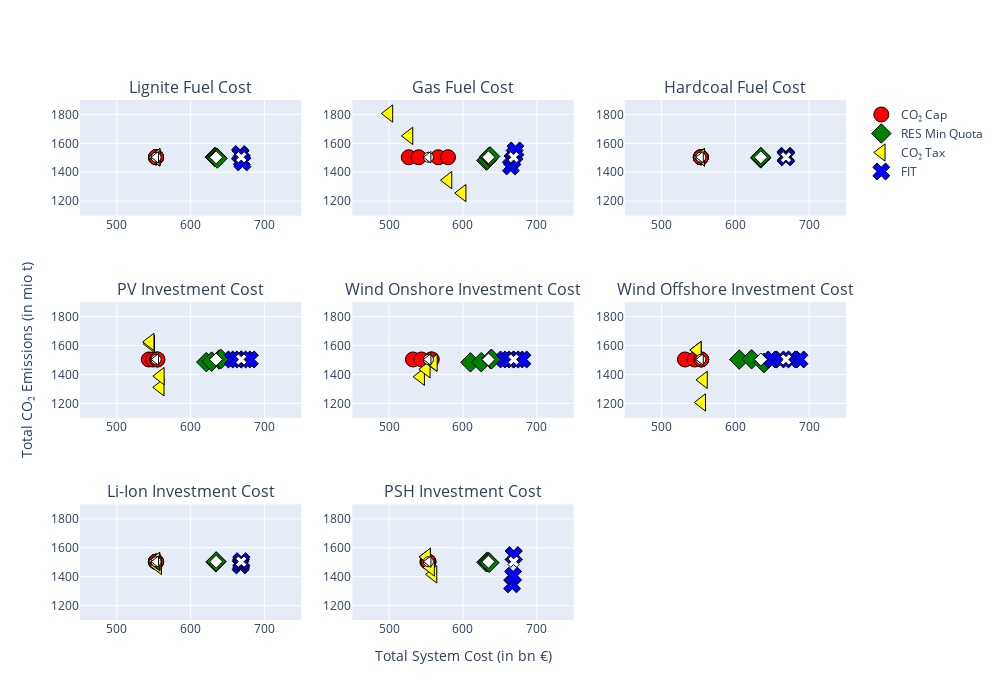

The notebook cell this image was saved under:
### Code cell
#legend

fig.update_layout(showlegend = True)
fig.update_layout(height=700, width=1000)
#fig.update_layout(grid_ygap=0.1)

#fig.update_xaxes(title_font_family="helvetica")
fig.update_xaxes(range=[450,750])
fig.update_yaxes(range=[1100,1900])

#fig['layout']['yaxis2']['title']='Label x-axis 1'
fig['layout']['xaxis']['title']=''
fig['layout']['xaxis1']['title']=''
fig['layout']['xaxis2']['title']=''
fig['layout']['xaxis3']['title']=''
fig['layout']['xaxis4']['title']=''
fig['layout']['xaxis5']['title']=''
fig['layout']['xaxis6']['title']=''
fig['layout']['xaxis7']['title']=''
fig['layout']['xaxis8']['title']='Total System Cost (in bn €)'


fig['layout']['yaxis']['title']=''
fig['layout']['yaxis1']['title']=''
fig['layout']['yaxis2']['title']=''
fig['layout']['yaxis3']['title']=''
fig['layout']['yaxis4']['title']='Total CO\N{SUBSCRIPT TWO} Emissions (in mio t)'
fig['layout']['yaxis5']['title']=''
fig['layout']['yaxis6']['title']=''
fig['layout']['yaxis7']['title']=''
fig['layout']['yaxis8']['title']=''
fig.show()

### Figure 1 — Plotly figure (JSON) as saved in the notebook; plotly's stock layout.template omitted (floating-point values rounded to 4 significant figures)
{"data": [{"marker": {"color": "red", "line": {"color": "black", "width": 1}, "size": 15, "symbol": 0}, "mode": "markers", "showlegend": false, "type": "scatter", "x": [553.1, 553.1, 553.1, 553.1], "xaxis": "x", "y": [1504.0, 1504.0, 1504.0, 1504.0], "yaxis": "y"}, {"marker": {"color": "green", "line": {"color": "black", "width": 1}, "size": 15, "symbol": 2}, "mode": "markers", "showlegend": false, "type": "scatter", "x": [632.8, 633.6, 635.4, 636.2], "xaxis": "x", "y": [1505.0, 1504.0, 1501.0, 1495.0], "yaxis": "y"}, {"marker": {"color": "yellow", "line": {"color": "black", "width": 1}, "size": 15, "symbol": 7}, "mode": "markers", "showlegend": false, "type": "scatter", "x": [553.1, 553.1, 553.1, 553.1], "xaxis": "x", "y": [1504.0, 1504.0, 1504.0, 1504.0], "yaxis": "y"}, {"marker": {"color": "blue", "line": {"color": "black", "width": 1}, "size": 15, "symbol": 4}, "mode": "markers", "showlegend": false, "type": "scatter", "x": [666.9, 667.8, 669.5, 670.3], "xaxis": "x", "y": [1526.0, 1518.0, 1484.0, 1468.0], "yaxis": "y"}, {"marker": {"color": "white", "line": {"color": "black", "width": 1}, "size": 10, "symbol": 0}, "mode": "markers", "showlegend": false, "type": "scatter", "x": [553.1], "xaxis": "x", "y": [1504.0], "yaxis": "y"}, {"marker": {"color": "white", "line": {"color": "black", "width": 1}, "size": 10, "symbol": 2}, "mode": "markers", "showlegend": false, "type": "scatter", "x": [634.5], "xaxis": "x", "y": [1503.0], "yaxis": "y"}, {"marker": {"color": "white", "line": {"color": "black", "width": 1}, "size": 10, "symbol": 7}, "mode": "markers", "showlegend": false, "type": "scatter", "x": [553.1], "xaxis": "x", "y": [1504.0], "yaxis": "y"}, {"marker": {"color": "white", "line": {"color": "black", "width": 1}, "size": 10, "symbol": 4}, "mode": "markers", "showlegend": false, "type": "scatter", "x": [668.6], "xaxis": "x", "y": [1504.0], "yaxis": "y"}, {"marker": {"color": "red", "line": {"color": "black", "width": 1}, "size": 15, "symbol": 0}, "mode": "markers", "showlegend": false, "type": "scatter", "x": [526.5, 539.8, 566.4, 579.7], "xaxis": "x2", "y": [1504.0, 1504.0, 1504.0, 1504.0], "yaxis": "y2"}, {"marker": {"color": "green", "line": {"color": "black", "width": 1}, "size": 15, "symbol": 2}, "mode": "markers", "showlegend": false, "type": "scatter", "x": [631.8, 633.2, 635.6, 636.7], "xaxis": "x2", "y": [1480.0, 1487.0, 1507.0, 1509.0], "yaxis": "y2"}, {"marker": {"color": "yellow", "line": {"color": "black", "width": 1}, "size": 15, "symbol": 7}, "mode": "markers", "showlegend": false, "type": "scatter", "x": [499.6, 526.8, 579.6, 598.9], "xaxis": "x2", "y": [1806.0, 1651.0, 1345.0, 1256.0], "yaxis": "y2"}, {"marker": {"color": "blue", "line": {"color": "black", "width": 1}, "size": 15, "symbol": 4}, "mode": "markers", "showlegend": false, "type": "scatter", "x": [664.9, 667.0, 670.0, 671.1], "xaxis": "x2", "y": [1440.0, 1483.0, 1521.0, 1551.0], "yaxis": "y2"}, {"marker": {"color": "white", "line": {"color": "black", "width": 1}, "size": 10, "symbol": 0}, "mode": "markers", "showlegend": false, "type": "scatter", "x": [553.1], "xaxis": "x2", "y": [1504.0], "yaxis": "y2"}, {"marker": {"color": "white", "line": {"color": "black", "width": 1}, "size": 10, "symbol": 2}, "mode": "markers", "showlegend": false, "type": "scatter", "x": [634.5], "xaxis": "x2", "y": [1503.0], "yaxis": "y2"}, {"marker": {"color": "white", "line": {"color": "black", "width": 1}, "size": 10, "symbol": 7}, "mode": "markers", "showlegend": false, "type": "scatter", "x": [553.1], "xaxis": "x2", "y": [1504.0], "yaxis": "y2"}, {"marker": {"color": "white", "line": {"color": "black", "width": 1}, "size": 10, "symbol": 4}, "mode": "markers", "showlegend": false, "type": "scatter", "x": [668.6], "xaxis": "x2", "y": [1504.0], "yaxis": "y2"}, {"marker": {"color": "red", "line": {"color": "black", "width": 1}, "size": 15, "symbol": 0}, "mode": "markers", "showlegend": false, "type": "scatter", "x": [553.1, 553.1, 553.1, 553.1], "xaxis": "x3", "y": [1504.0, 1504.0, 1504.0, 1504.0], "yaxis": "y3"}, {"marker": {"color": "green", "line": {"color": "black", "width": 1}, "size": 15, "symbol": 2}, "mode": "markers", "showlegend": false, "type": "scatter", "x": [634.4, 634.5, 634.5, 634.5], "xaxis": "x3", "y": [1496.0, 1503.0, 1503.0, 1503.0], "yaxis": "y3"}, {"marker": {"color": "yellow", "line": {"color": "black", "width": 1}, "size": 15, "symbol": 7}, "mode": "markers", "showlegend": false, "type": "scatter", "x": [553.1, 553.1, 553.1, 553.1], "xaxis": "x3", "y": [1504.0, 1504.0, 1504.0, 1504.0], "yaxis": "y3"}, {"marker": {"color": "blue", "line": {"color": "black", "width": 1}, "size": 15, "symbol": 4}, "mode": "markers", "showlegend": false, "type": "scatter", "x": [668.3, 668.6, 668.6, 668.6], "xaxis": "x3", "y": [1514.0, 1509.0, 1504.0, 1504.0], "yaxis": "y3"}, {"marker": {"color": "white", "line": {"color": "black", "width": 1}, "size": 10, "symbol": 0}, "mode": "markers", "showlegend": false, "type": "scatter", "x": [553.1], "xaxis": "x3", "y": [1504.0], "yaxis": "y3"}, {"marker": {"color": "white", "line": {"color": "black", "width": 1}, "size": 10, "symbol": 2}, "mode": "markers", "showlegend": false, "type": "scatter", "x": [634.5], "xaxis": "x3", "y": [1503.0], "yaxis": "y3"}, {"marker": {"color": "white", "line": {"color": "black", "width": 1}, "size": 10, "symbol": 7}, "mode": "markers", "showlegend": false, "type": "scatter", "x": [553.1], "xaxis": "x3", "y": [1504.0], "yaxis": "y3"}, {"marker": {"color": "white", "line": {"color": "black", "width": 1}, "size": 10, "symbol": 4}, "mode": "markers", "showlegend": false, "type": "scatter", "x": [668.6], "xaxis": "x3", "y": [1504.0], "yaxis": "y3"}, {"marker": {"color": "red", "line": {"color": "black", "width": 1}, "size": 15, "symbol": 0}, "mode": "markers", "showlegend": false, "type": "scatter", "x": [543.4, 549.2, 554.7, 555.0], "xaxis": "x4", "y": [1504.0, 1504.0, 1504.0, 1504.0], "yaxis": "y4"}, {"marker": {"color": "green", "line": {"color": "black", "width": 1}, "size": 15, "symbol": 2}, "mode": "markers", "showlegend": false, "type": "scatter", "x": [621.2, 628.5, 638.7, 641.1], "xaxis": "x4", "y": [1485.0, 1489.0, 1504.0, 1507.0], "yaxis": "y4"}, {"marker": {"color": "yellow", "line": {"color": "black", "width": 1}, "size": 15, "symbol": 7}, "mode": "markers", "showlegend": false, "type": "scatter", "x": [558.8, 559.0, 546.0, 545.2], "xaxis": "x4", "y": [1311.0, 1388.0, 1611.0, 1625.0], "yaxis": "y4"}, {"marker": {"color": "blue", "line": {"color": "black", "width": 1}, "size": 15, "symbol": 4}, "mode": "markers", "showlegend": false, "type": "scatter", "x": [656.9, 662.8, 674.5, 680.3], "xaxis": "x4", "y": [1504.0, 1504.0, 1504.0, 1504.0], "yaxis": "y4"}, {"marker": {"color": "white", "line": {"color": "black", "width": 1}, "size": 10, "symbol": 0}, "mode": "markers", "showlegend": false, "type": "scatter", "x": [553.1], "xaxis": "x4", "y": [1504.0], "yaxis": "y4"}, {"marker": {"color": "white", "line": {"color": "black", "width": 1}, "size": 10, "symbol": 2}, "mode": "markers", "showlegend": false, "type": "scatter", "x": [634.5], "xaxis": "x4", "y": [1503.0], "yaxis": "y4"}, {"marker": {"color": "white", "line": {"color": "black", "width": 1}, "size": 10, "symbol": 7}, "mode": "markers", "showlegend": false, "type": "scatter", "x": [553.1], "xaxis": "x4", "y": [1504.0], "yaxis": "y4"}, {"marker": {"color": "white", "line": {"color": "black", "width": 1}, "size": 10, "symbol": 4}, "mode": "markers", "showlegend": false, "type": "scatter", "x": [668.6], "xaxis": "x4", "y": [1504.0], "yaxis": "y4"}, {"marker": {"color": "red", "line": {"color": "black", "width": 1}, "size": 15, "symbol": 0}, "mode": "markers", "showlegend": false, "type": "scatter", "x": [532.2, 543.7, 556.9, 557.7], "xaxis": "x5", "y": [1504.0, 1504.0, 1504.0, 1504.0], "yaxis": "y5"}, {"marker": {"color": "green", "line": {"color": "black", "width": 1}, "size": 15, "symbol": 2}, "mode": "markers", "showlegend": false, "type": "scatter", "x": [610.0, 624.7, 637.8, 638.9], "xaxis": "x5", "y": [1484.0, 1485.0, 1505.0, 1506.0], "yaxis": "y5"}, {"marker": {"color": "yellow", "line": {"color": "black", "width": 1}, "size": 15, "symbol": 7}, "mode": "markers", "showlegend": false, "type": "scatter", "x": [542.6, 550.3, 558.9, 559.9], "xaxis": "x5", "y": [1384.0, 1435.0, 1483.0, 1481.0], "yaxis": "y5"}, {"marker": {"color": "blue", "line": {"color": "black", "width": 1}, "size": 15, "symbol": 4}, "mode": "markers", "showlegend": false, "type": "scatter", "x": [656.7, 662.6, 674.6, 680.6], "xaxis": "x5", "y": [1504.0, 1504.0, 1504.0, 1504.0], "yaxis": "y5"}, {"marker": {"color": "white", "line": {"color": "black", "width": 1}, "size": 10, "symbol": 0}, "mode": "markers", "showlegend": false, "type": "scatter", "x": [553.1], "xaxis": "x5", "y": [1504.0], "yaxis": "y5"}, {"marker": {"color": "white", "line": {"color": "black", "width": 1}, "size": 10, "symbol": 2}, "mode": "markers", "showlegend": false, "type": "scatter", "x": [634.5], "xaxis": "x5", "y": [1503.0], "yaxis": "y5"}, {"marker": {"color": "white", "line": {"color": "black", "width": 1}, "size": 10, "symbol": 7}, "mode": "markers", "showlegend": false, "type": "scatter", "x": [553.1], "xaxis": "x5", "y": [1504.0], "yaxis": "y5"}, {"marker": {"color": "white", "line": {"color": "black", "width": 1}, "size": 10, "symbol": 4}, "mode": "markers", "showlegend": false, "type": "scatter", "x": [668.6], "xaxis": "x5", "y": [1504.0], "yaxis": "y5"}, {"marker": {"color": "red", "line": {"color": "black", "width": 1}, "size": 15, "symbol": 0}, "mode": "markers", "showlegend": false, "type": "scatter", "x": [531.7, 544.7, 553.7, 553.7], "xaxis": "x6", "y": [1504.0, 1504.0, 1504.0, 1504.0], "yaxis": "y6"}, {"marker": {"color": "green", "line": {"color": "black", "width": 1}, "size": 15, "symbol": 2}, "mode": "markers", "showlegend": false, "type": "scatter", "x": [605.3, 622.0, 638.6, 638.7], "xaxis": "x6", "y": [1503.0, 1506.0, 1481.0, 1479.0], "yaxis": "y6"}, {"marker": {"color": "yellow", "line": {"color": "black", "width": 1}, "size": 15, "symbol": 7}, "mode": "markers", "showlegend": false, "type": "scatter", "x": [554.5, 556.8, 548.5, 548.5], "xaxis": "x6", "y": [1206.0, 1362.0, 1569.0, 1569.0], "yaxis": "y6"}, {"marker": {"color": "blue", "line": {"color": "black", "width": 1}, "size": 15, "symbol": 4}, "mode": "markers", "showlegend": false, "type": "scatter", "x": [650.3, 659.5, 677.8, 686.9], "xaxis": "x6", "y": [1504.0, 1504.0, 1504.0, 1504.0], "yaxis": "y6"}, {"marker": {"color": "white", "line": {"color": "black", "width": 1}, "size": 10, "symbol": 0}, "mode": "markers", "showlegend": false, "type": "scatter", "x": [553.1], "xaxis": "x6", "y": [1504.0], "yaxis": "y6"}, {"marker": {"color": "white", "line": {"color": "black", "width": 1}, "size": 10, "symbol": 2}, "mode": "markers", "showlegend": false, "type": "scatter", "x": [634.5], "xaxis": "x6", "y": [1503.0], "yaxis": "y6"}, {"marker": {"color": "white", "line": {"color": "black", "width": 1}, "size": 10, "symbol": 7}, "mode": "markers", "showlegend": false, "type": "scatter", "x": [553.1], "xaxis": "x6", "y": [1504.0], "yaxis": "y6"}, {"marker": {"color": "white", "line": {"color": "black", "width": 1}, "size": 10, "symbol": 4}, "mode": "markers", "showlegend": false, "type": "scatter", "x": [668.6], "xaxis": "x6", "y": [1504.0], "yaxis": "y6"}, {"marker": {"color": "red", "line": {"color": "black", "width": 1}, "size": 15, "symbol": 0}, "mode": "markers", "showlegend": false, "type": "scatter", "x": [552.7, 552.9, 553.2, 553.3], "xaxis": "x7", "y": [1504.0, 1504.0, 1504.0, 1504.0], "yaxis": "y7"}, {"marker": {"color": "green", "line": {"color": "black", "width": 1}, "size": 15, "symbol": 2}, "mode": "markers", "showlegend": false, "type": "scatter", "x": [633.9, 634.3, 634.6, 634.6], "xaxis": "x7", "y": [1501.0, 1503.0, 1505.0, 1505.0], "yaxis": "y7"}, {"marker": {"color": "yellow", "line": {"color": "black", "width": 1}, "size": 15, "symbol": 7}, "mode": "markers", "showlegend": false, "type": "scatter", "x": [555.4, 553.5, 552.9, 552.9], "xaxis": "x7", "y": [1474.0, 1498.0, 1507.0, 1509.0], "yaxis": "y7"}, {"marker": {"color": "blue", "line": {"color": "black", "width": 1}, "size": 15, "symbol": 4}, "mode": "markers", "showlegend": false, "type": "scatter", "x": [667.8, 668.3, 668.7, 668.7], "xaxis": "x7", "y": [1478.0, 1489.0, 1504.0, 1508.0], "yaxis": "y7"}, {"marker": {"color": "white", "line": {"color": "black", "width": 1}, "size": 10, "symbol": 0}, "mode": "markers", "showlegend": false, "type": "scatter", "x": [553.1], "xaxis": "x7", "y": [1504.0], "yaxis": "y7"}, {"marker": {"color": "white", "line": {"color": "black", "width": 1}, "size": 10, "symbol": 2}, "mode": "markers", "showlegend": false, "type": "scatter", "x": [634.5], "xaxis": "x7", "y": [1503.0], "yaxis": "y7"}, {"marker": {"color": "white", "line": {"color": "black", "width": 1}, "size": 10, "symbol": 7}, "mode": "markers", "showlegend": false, "type": "scatter", "x": [553.1], "xaxis": "x7", "y": [1504.0], "yaxis": "y7"}, {"marker": {"color": "white", "line": {"color": "black", "width": 1}, "size": 10, "symbol": 4}, "mode": "markers", "showlegend": false, "type": "scatter", "x": [668.6], "xaxis": "x7", "y": [1504.0], "yaxis": "y7"}, {"marker": {"color": "red", "line": {"color": "black", "width": 1}, "size": 15, "symbol": 0}, "mode": "markers", "name": "CO₂ Cap", "showlegend": true, "type": "scatter", "x": [551.8, 552.6, 553.2, 553.2], "xaxis": "x8", "y": [1504.0, 1504.0, 1504.0, 1504.0], "yaxis": "y8"}, {"marker": {"color": "green", "line": {"color": "black", "width": 1}, "size": 15, "symbol": 2}, "mode": "markers", "name": "RES Min Quota", "showlegend": true, "type": "scatter", "x": [631.8, 633.3, 635.1, 635.5], "xaxis": "x8", "y": [1499.0, 1504.0, 1499.0, 1496.0], "yaxis": "y8"}, {"marker": {"color": "yellow", "line": {"color": "black", "width": 1}, "size": 15, "symbol": 7}, "mode": "markers", "name": "CO₂ Tax", "showlegend": true, "type": "scatter", "x": [559.4, 556.1, 550.7, 550.7], "xaxis": "x8", "y": [1416.0, 1464.0, 1537.0, 1537.0], "yaxis": "y8"}, {"marker": {"color": "blue", "line": {"color": "black", "width": 1}, "size": 15, "symbol": 4}, "mode": "markers", "name": "FIT", "showlegend": true, "type": "scatter", "x": [666.6, 667.9, 668.8, 668.8], "xaxis": "x8", "y": [1347.0, 1407.0, 1548.0, 1548.0], "yaxis": "y8"}, {"marker": {"color": "white", "line": {"color": "black", "width": 1}, "size": 10, "symbol": 0}, "mode": "markers", "showlegend": false, "type": "scatter", "x": [553.1], "xaxis": "x8", "y": [1504.0], "yaxis": "y8"}, {"marker": {"color": "white", "line": {"color": "black", "width": 1}, "size": 10, "symbol": 2}, "mode": "markers", "showlegend": false, "type": "scatter", "x": [634.5], "xaxis": "x8", "y": [1503.0], "yaxis": "y8"}, {"marker": {"color": "white", "line": {"color": "black", "width": 1}, "size": 10, "symbol": 7}, "mode": "markers", "showlegend": false, "type": "scatter", "x": [553.1], "xaxis": "x8", "y": [1504.0], "yaxis": "y8"}, {"marker": {"color": "white", "line": {"color": "black", "width": 1}, "size": 10, "symbol": 4}, "mode": "markers", "showlegend": false, "type": "scatter", "x": [668.6], "xaxis": "x8", "y": [1504.0], "yaxis": "y8"}], "layout": {"annotations": [{"font": {"size": 16}, "showarrow": false, "text": "Lignite Fuel Cost", "x": 0.1444, "xanchor": "center", "xref": "paper", "y": 1.0, "yanchor": "bottom", "yref": "paper"}, {"font": {"size": 16}, "showarrow": false, "text": "Gas Fuel Cost", "x": 0.5, "xanchor": "center", "xref": "paper", "y": 1.0, "yanchor": "bottom", "yref": "paper"}, {"font": {"size": 16}, "showarrow": false, "text": "Hardcoal Fuel Cost", "x": 0.8556, "xanchor": "center", "xref": "paper", "y": 1.0, "yanchor": "bottom", "yref": "paper"}, {"font": {"size": 16}, "showarrow": false, "text": "PV Investment Cost", "x": 0.1444, "xanchor": "center", "xref": "paper", "y": 0.6111, "yanchor": "bottom", "yref": "paper"}, {"font": {"size": 16}, "showarrow": false, "text": "Wind Onshore Investment Cost", "x": 0.5, "xanchor": "center", "xref": "paper", "y": 0.6111, "yanchor": "bottom", "yref": "paper"}, {"font": {"size": 16}, "showarrow": false, "text": "Wind Offshore Investment Cost", "x": 0.8556, "xanchor": "center", "xref": "paper", "y": 0.6111, "yanchor": "bottom", "yref": "paper"}, {"font": {"size": 16}, "showarrow": false, "text": "Li-Ion Investment Cost", "x": 0.1444, "xanchor": "center", "xref": "paper", "y": 0.2222, "yanchor": "bottom", "yref": "paper"}, {"font": {"size": 16}, "showarrow": false, "text": "PSH Investment Cost", "x": 0.5, "xanchor": "center", "xref": "paper", "y": 0.2222, "yanchor": "bottom", "yref": "paper"}], "height": 700, "showlegend": true, "width": 1000, "xaxis": {"anchor": "y", "domain": [0.0, 0.2889], "range": [450, 750], "title": {"text": ""}}, "xaxis2": {"anchor": "y2", "domain": [0.3556, 0.6444], "range": [450, 750], "title": {"text": ""}}, "xaxis3": {"anchor": "y3", "domain": [0.7111, 1.0], "range": [450, 750], "title": {"text": ""}}, "xaxis4": {"anchor": "y4", "domain": [0.0, 0.2889], "range": [450, 750], "title": {"text": ""}}, "xaxis5": {"anchor": "y5", "domain": [0.3556, 0.6444], "range": [450, 750], "title": {"text": ""}}, "xaxis6": {"anchor": "y6", "domain": [0.7111, 1.0], "range": [450, 750], "title": {"text": ""}}, "xaxis7": {"anchor": "y7", "domain": [0.0, 0.2889], "range": [450, 750], "title": {"text": ""}}, "xaxis8": {"anchor": "y8", "domain": [0.3556, 0.6444], "range": [450, 750], "title": {"text": "Total System Cost (in bn €)"}}, "xaxis9": {"anchor": "y9", "domain": [0.7111, 1.0], "range": [450, 750]}, "yaxis": {"anchor": "x", "domain": [0.7778, 1.0], "range": [1100, 1900], "title": {"text": ""}}, "yaxis2": {"anchor": "x2", "domain": [0.7778, 1.0], "range": [1100, 1900], "title": {"text": ""}}, "yaxis3": {"anchor": "x3", "domain": [0.7778, 1.0], "range": [1100, 1900], "title": {"text": ""}}, "yaxis4": {"anchor": "x4", "domain": [0.3889, 0.6111], "range": [1100, 1900], "title": {"text": "Total CO₂ Emissions (in mio t)"}}, "yaxis5": {"anchor": "x5", "domain": [0.3889, 0.6111], "range": [1100, 1900], "title": {"text": ""}}, "yaxis6": {"anchor": "x6", "domain": [0.3889, 0.6111], "range": [1100, 1900], "title": {"text": ""}}, "yaxis7": {"anchor": "x7", "domain": [0.0, 0.2222], "range": [1100, 1900], "title": {"text": ""}}, "yaxis8": {"anchor": "x8", "domain": [0.0, 0.2222], "range": [1100, 1900], "title": {"text": ""}}, "yaxis9": {"anchor": "x9", "domain": [0.0, 0.2222], "range": [1100, 1900]}}}
